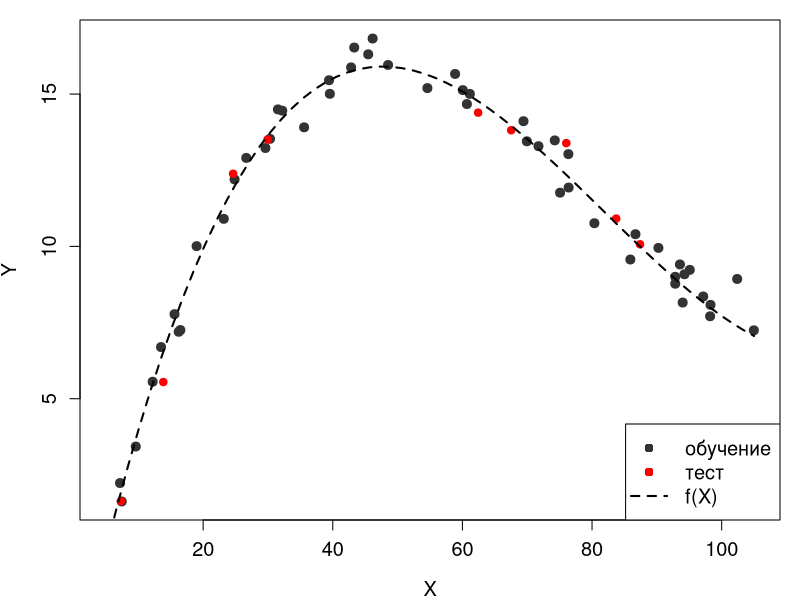
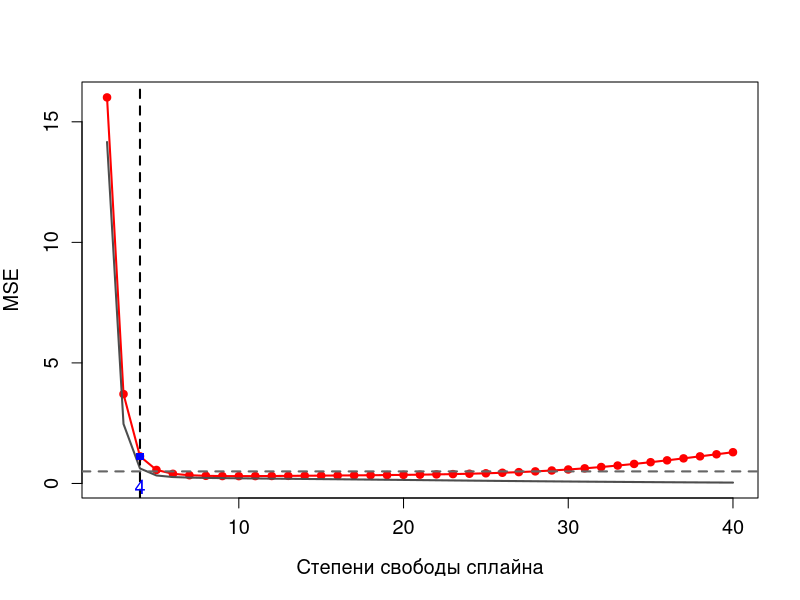
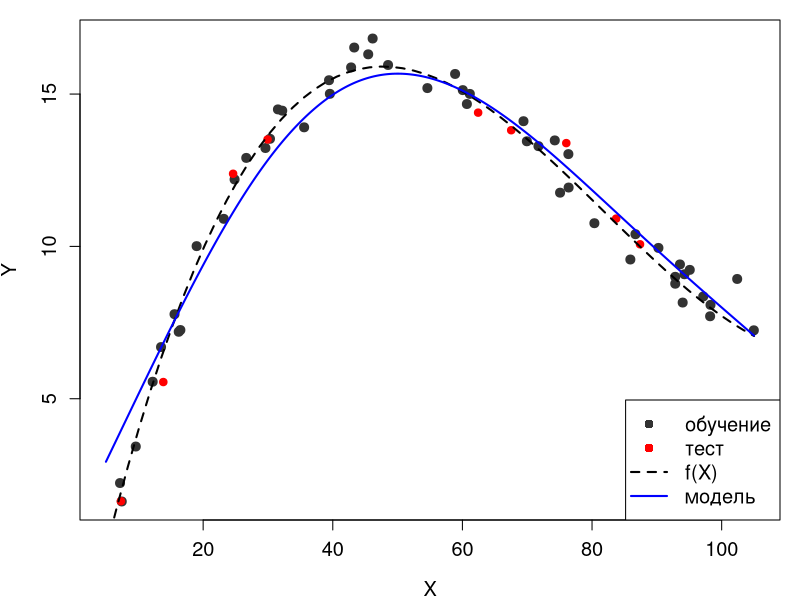

Write R code to recreate these figures, in order.
#  Генерируем данные ###########################################################

# ядро
my.seed <- 1486372882

# наблюдений всего
n.all <- 60
# доля обучающей выборки
train.percent <- 0.85
# стандартное отклонение случайного шума
res.sd <- 0.5
# границы изменения X
x.min <- 5
x.max <- 105

# фактические значения x
set.seed(my.seed)
x <- runif(x.min, x.max, n = n.all)
x[1:10]

# случайный шум
set.seed(my.seed)
res <- rnorm(0, res.sd, n = n.all)
res[1:10]

# отбираем наблюдения в обучающую выборку
set.seed(my.seed)
inTrain <- sample(seq_along(x), 
                  size = n.all*train.percent)
inTrain[1:10]

# истинная функция взаимосвязи 
y.func <- function(x) {15 + 0.02*x - 0.005 * (x - 45)^2 + 0.00006 * (x-54)^3}

# для графика истинной взаимосвязи
x.line <- seq(x.min, x.max, length = n.all)
y.line <- y.func(x.line)

# фактические значения y (с шумом)
y <- y.func(x) + res
y[1:10]

# Создаём векторы с данными для построения графиков ############################

# наблюдения на обучающей выборке
x.train <- x[inTrain]
y.train <- y[inTrain]

# наблюдения на тестовой выборке
x.test <- x[-inTrain]
y.test <- y[-inTrain]

#  График 1: Исходные данные на график #########################################
png(filename = 'pic04.png', bg = 'transparent')
# убираем широкие поля рисунка
par(mar = c(4, 4, 1, 1))

# наименьшие/наибольшие значения по осям
x.lim <- c(x.min, x.max)
y.lim <- c(min(y), max(y))

# наблюдения с шумом (обучающая выборка)
plot(x.train, y.train, 
     col = grey(0.2), bg = grey(0.2), pch = 21,
     xlab = 'X', ylab = 'Y', 
     xlim = x.lim, ylim = y.lim, 
     cex = 1.2, cex.lab = 1.2, cex.axis = 1.2)

# наблюдения тестовой выборки
points(x.test, y.test,
       col = 'red', bg = 'red', pch = 21)

# истинная функция
lines(x.line, y.line,
      lwd = 2, lty = 2)

# легенда
legend('bottomright', legend = c('обучение', 'тест', 'f(X)'),
       pch = c(16, 16, NA), 
       col = c(grey(0.2), 'red', 'black'),  
       lty = c(0, 0, 2), lwd = c(1, 1, 2), cex = 1.2)
dev.off()


#  Строим модель ###############################################################

# модель 2 (сплайн с df = 6)
mod <- smooth.spline(x = x.train, y = y.train, df = 6)

# модельные значения для расчёта ошибок
y.model.train <- predict(mod, 
                         data.frame(x = x.train))$y[, 1]
y.model.train[1:10]
y.model.test <- predict(mod, 
                        data.frame(x = x.test))$y[, 1]
y.model.test[1:10]

# считаем средний квадрат ошибки на обучающей и тестовой выборке
MSE <- c(mean((y.train - y.model.train)^2),
         mean((y.test - y.model.test)^2))
names(MSE) <- c('train', 'test')
round(MSE, 2)

#  Цикл по степеням свободы ####################################################

# максимальное число степеней свободы для модели сплайна
max.df <- 40
# таблица для записи ошибок
tbl <- data.frame(df = 2:max.df)
# ошибки на обучающей выборке
tbl$MSE.train <- 0
# ошибки на тестовой выборке
tbl$MSE.test <- 0
head(tbl)

for (i in 2:max.df) {
  # модель
  mod <- smooth.spline(x = x.train, 
                       y = y.train, 
                       df = i)
  
  # модельные значения для расчёта ошибок
  y.model.train <- 
    predict(mod, 
            data.frame(x = x.train))$y[, 1]
  y.model.test <- 
    predict(mod, 
            data.frame(x = x.test))$y[, 1]
  
  # считаем средний квадрат ошибки на обучающей и тестовой выборке
  MSE <- c(mean((y.train - y.model.train)^2),
           mean((y.test - y.model.test)^2))
  
  # записываем результат в таблицу
  tbl[tbl$df == i, c('MSE.train', 'MSE.test')] <- MSE
}

# первые строки таблицы
head(tbl)

#  График 2: Зависимость MSE от гибкости модели ################################
png(filename = 'pic05.png', bg = 'transparent')
plot(tbl$df, tbl$MSE.test,
     type = 'l', col = 'red', lwd = 2,
     xlab = 'Степени свободы сплайна', ylab = 'MSE',
     ylim = c(min(tbl$MSE.train, tbl$MSE.test), 
              max(tbl$MSE.train, tbl$MSE.test)),
     cex = 1.2, cex.lab = 1.2, cex.axis = 1.2)

points(tbl$df, tbl$MSE.test,
       pch = 21, col = 'red', bg = 'red')

lines(tbl$df, tbl$MSE.train, 
      col = grey(0.3), lwd = 2)
# неустранимая ошибка
abline(h = res.sd,
       lty = 2, col = grey(0.4), lwd = 2)

# степени свободы у наименьшей ошибки на тестовой выборке
min.MSE.test <- min(tbl$MSE.test)
df.min.MSE.test <- 
  tbl[tbl$MSE.test == min.MSE.test,
      'df']

# сообщение в консоль
message(paste0('Наименьшая MSE на тестовой выборке равна ', 
               round(min.MSE.test, 2),  
               ' и достигается при df = ', df.min.MSE.test, '.'))

# компромисс между точностью и простотой модели по графику
df.my.MSE.test <- 4
my.MSE.test <- 
  tbl[tbl$df == df.my.MSE.test,
      'MSE.test']

# сообщение в консоль
message(paste0('Компромисс между точностью и сложностью модели при df = ', 
               df.my.MSE.test, ', MSE = ', round(my.MSE.test, 2), '.'))

# ставим точку на графике
abline(v = 4,
       lty = 2, lwd = 2)
points(4, my.MSE.test,
       pch = 15, col = 'blue')
mtext(df.my.MSE.test, 
      side = 1, line = -1, at = df.my.MSE.test, col = 'blue', cex = 1.2)

dev.off()

#  График 3: Лучшая модель (компромисс между гибкостью и точностью) ############

mod.MSE.test <- 
  smooth.spline(x.train, y.train, 
                df = df.my.MSE.test)

# для гладких графиков модели
x.model.plot <- seq(x.min, x.max, length = 250)
y.model.plot <- predict(mod.MSE.test, data.frame(x = x.model.plot))$y[, 1]

png(filename = 'pic06.png', bg = 'transparent')
# убираем широкие поля рисунка
par(mar = c(4, 4, 1, 1))

# наименьшие/наибольшие значения по осям
x.lim <- c(x.min, x.max)
y.lim <- c(min(y), max(y))

# наблюдения с шумом (обучающая выборка)
plot(x.train, y.train,
     col = grey(0.2), bg = grey(0.2), pch = 21,
     xlab = 'X', ylab = 'Y', 
     xlim = x.lim, ylim = y.lim, 
     cex = 1.2, cex.lab = 1.2, cex.axis = 1.2)

# наблюдения тестовой выборки
points(x.test, y.test,
       col = 'red', bg = 'red', pch = 21)

# истинная функция
lines(x.line, y.line,
      lwd = 2, lty = 2)

# модель
lines(x.model.plot, y.model.plot,
      lwd = 2, col = 'blue')

# легенда
legend('bottomright', legend = c('обучение', 'тест', 'f(X)', 'модель'),
       pch = c(16, 16, NA, NA), 
       col = c(grey(0.2), 'red', 'black', 'blue'),  
       lty = c(0, 0, 2, 1), lwd = c(1, 1, 2, 2), cex = 1.2)

dev.off()

